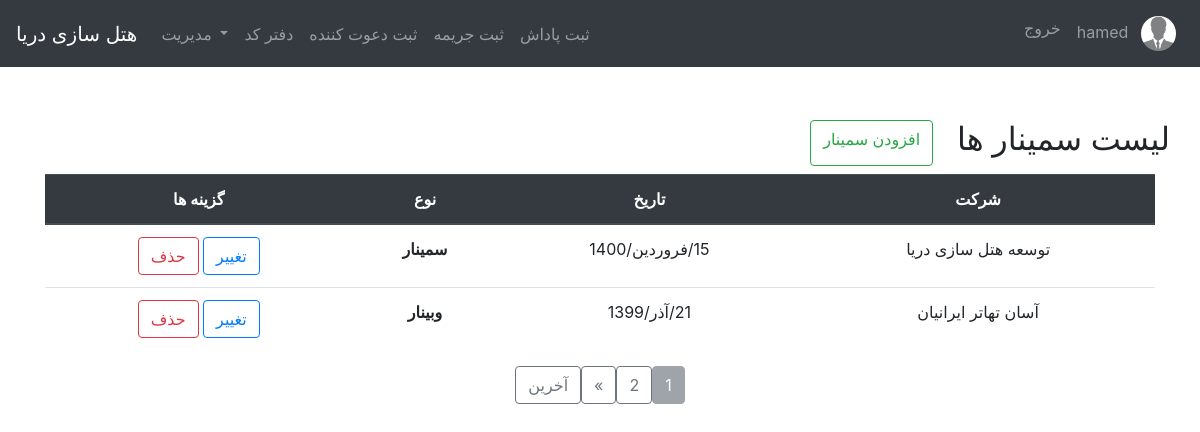
Page /seminar_list/ (signed in) on the committed database.
### users/models.py (models this page shows, shortened)
class Profile(models.Model):
    user = models.OneToOneField(User, on_delete=models.CASCADE)
    image = models.ImageField(default='default.jpg', upload_to='profile_pics')

### inviters/models.py (models this page shows, shortened)
class Seminar(models.Model):
    year = models.IntegerField(default=1400)
    month = models.ForeignKey(MonthOf, on_delete=models.PROTECT)
    day = models.IntegerField(default=15)
    company = models.ForeignKey(Company, on_delete=models.PROTECT)
    is_vebinar = models.BooleanField(default=False)
    class Meta:
        unique_together = ['year', 'month', 'day', 'company', 'is_vebinar']

class Company(models.Model):
    company_name = models.CharField(max_length=400, unique=True)
    def __str__(self):
        return self.company_name

class MonthOf(models.Model):
    month_number = models.IntegerField(unique=True)
    month_name = models.CharField(default='فروردین', max_length=20, unique=True)
    def __str__(self):
        return self.month_name
    class Meta:
        ordering = ['month_number']

### inviters/views.py (the view)
# urls.py: path('seminar_list/', SeminarListView.as_view(), name="seminar_list"),
class SeminarListView(LoginRequiredMixin, ListView):
    model = Seminar
    ordering = ['-year', '-month', '-day']
    paginate_by = 2

### inviters/templates/inviters/seminar_list.html (shortened to what this page needs)
{% extends 'base.html' %}
{% block content %}
    <div class="row mb-2" style="float: right">
        <a class="btn btn-outline-success" href="{% url 'seminar_new' %}">افزودن سمینار</a>
        <h2 class="ml-4">لیست سمینار ها </h2>
    </div>
    {% if object_list %}
        <table class="table" dir="rtl">
            <thead class="thead-dark">
            <tr>
                <th scope="col">
                    <center>شرکت</center>
                </th>
                <th scope="col">
                    <center>تاریخ</center>
                </th>
                <th scope="col">
                    <center>نوع</center>
                </th>
                <th scope="col">
                    <center>گزینه ها</center>
                </th>
            </tr>
            </thead>
            <tbody>
            {% for seminar in object_list %}
                <tr>
                    <td>
                        <center> {{ seminar.company }}</center>
                    </td>
                    <td>
                        <center>
                            {{ seminar.day }}/{{ seminar.month }}/{{ seminar.year }} </center>
                    </td>
                    <td>
                        {% if seminar.is_vebinar %}
                            <center><b>وبینار</b></center>
                        {% else %}
                            <center><b>سمینار</b></center>
                        {% endif %}
                    </td>
                    <td>
                        <center>
                            <a class="btn btn-outline-primary"
                               href="{% url 'seminar_update' seminar.id %}">تغییر</a>
                            <a class="btn btn-outline-danger" href="{% url 'seminar_delete' seminar.id %}">حذف</a>
                        </center>
                    </td>
                </tr>
            {% endfor %}
            </tbody>
        </table>
    {% else %}
        <br><br><br><br>
        <p class="alert alert-secondary">سمیناری وجود ندارد</p>
    {% endif %}
    {% if is_paginated %}
        <div class="d-flex justify-content-center" dir="rtl">
            {% for num in page_obj.paginator.page_range %}
                {% if page_obj.number == num %}
                    <a class="btn btn-secondary disabled" href="?page={{ num }}">{{ num }}</a>
                {% elif num > page_obj.number|add:'-3' and num < page_obj.number|add:'3' %}
                    <a class="btn btn-outline-secondary" href="?page={{ num }}">{{ num }}</a>
                {% endif %}
            {% endfor %}
            {% if page_obj.has_next %}
                <a class="btn btn-outline-secondary" href="?page={{ page_obj.next_page_number }}">
                    <span aria-hidden="true">&raquo;</span>
                </a>
                <a class="btn btn-outline-secondary" href="?page={{ page_obj.paginator.num_pages }}">آخرین</a>
            {% endif %}
        </div>
    {% endif %}
{% endblock %}

### inviters/templates/base.html (shortened to what this page needs)
<!doctype html>
<html lang="en">
<head>
    <link rel="stylesheet" href="https://cdn.jsdelivr.net/npm/bootstrap@4.5.3/dist/css/bootstrap.min.css"
>
</head>
<body>
<nav class="navbar navbar-expand-lg navbar-dark bg-dark fixed-top">
    <a class="navbar-brand" href="/">هتل سازی دریا</a>
    <div class="collapse navbar-collapse" id="navbarNav">
        {% if user.is_authenticated %}
            <ul class="navbar-nav mr-auto">
                {% if user.is_superuser %}
                    <li class="nav-item dropdown">
                        <a class="nav-link dropdown-toggle" href="#" id="navbarDropdown" role="button"
                           data-toggle="dropdown" aria-haspopup="true" aria-expanded="false">
                            مدیریت
                        </a>
                    </li>
                {% endif %}
                <li class="nav-item">
                    <a class="nav-link" href="{% url 'daftarcode' %}">دفتر کد</a>
                </li>
                <li class="nav-item">
                    <a class="nav-link" href="{% url 'inviter_new' %}">ثبت دعوت کننده</a>
                </li>
            <li class="nav-item">
                    <a class="nav-link" href="{% url 'penalty_new' %}">ثبت جریمه</a>
                </li>
            <li class="nav-item">
                    <a class="nav-link" href="{% url 'reward_new' %}">ثبت پاداش</a>
                </li>
            </ul>
        {% endif %}
        <ul class="navbar-nav ml-auto">
            {% if user.is_authenticated %}
                <li class="nav-item">
                    <a class="nav-link" href="{% url 'logout' %}">خروج</a>
                </li>
                <li class="nav-item">
                    <a class="nav-link" href="{% url 'profile' %}">
                        {{ user.username }}
                        <img class="rounded-circle z-depth-0 ml-2"
                             alt="avatar image"
                             height="35"
                             src="{{ user.profile.image.url }}">
                    </a>
                </li>
            {% else %}
                <li class="nav-item">
                    <a class="nav-link" href="{% url 'login' %}">ورود</a>
                </li>
            {% endif %}
        </ul>
    </div>
</nav>
<br><br><br><br>
<main role="main" class="container mb-4">
    <div class="row mt-4">
        <div class="col-md-12">
            {% block content %}
            {% endblock %}
        </div>
    </div>
</main>
</body>
</html>

### rows in the picture
Seminar: company "توسعه هتل سازی دریا", day "15", month "فروردین", year "1400", is_vebinar "سمینار"
Seminar: company "آسان تهاتر ایرانیان", day "21", month "آذر", year "1399", is_vebinar "وبینار"

### other values in the picture
{{ user.username }} "hamed"
{{ num }} "1"
{{ num }} "2"
